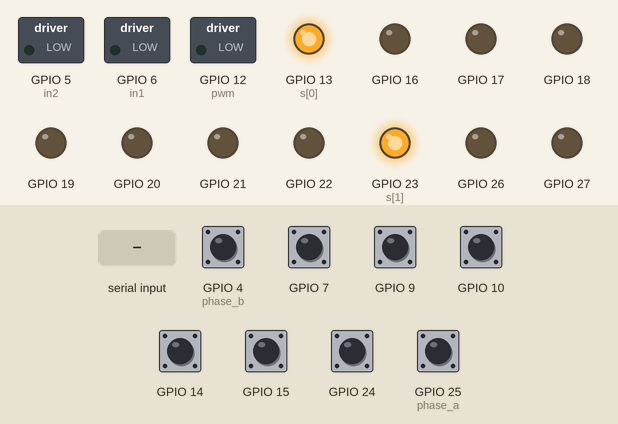
This program was run on a simulated Raspberry Pi (BCM pin numbers). Parts: switched loads named in the program (green lamp = pin HIGH), output pins drawn as LEDs (lit = HIGH). Dashed ring = blinking. The inputs (shaded band) are chosen by the test bench; at power-on: GPIO 4 (phase_b), GPIO 7, GPIO 9, GPIO 10, GPIO 14, GPIO 15, GPIO 24, GPIO 25 (phase_a) HIGH. What the program prints to the terminal is not drawn. At 17.3 s the program stops and its outputs stay as they are.

Above: at 4.7 s.
4.8 s: "n" typed at the terminal, then Enter
At 6.4 s:
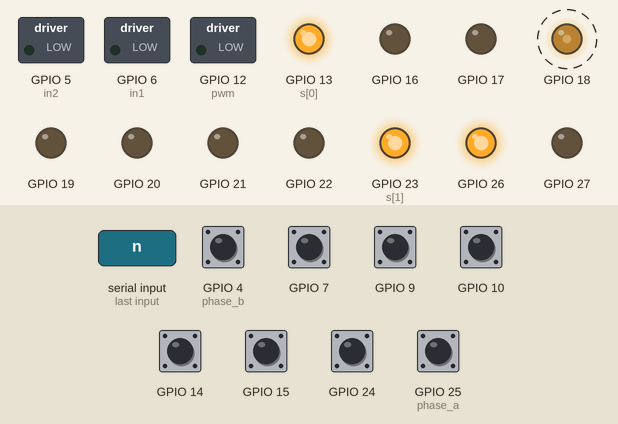
7.8 s: "s" typed at the terminal, then Enter
At 9.7 s:
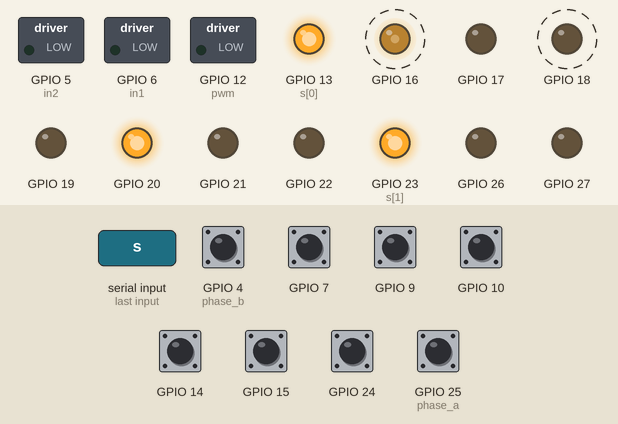
10.8 s: "skip" typed at the terminal, then Enter
At 13.7 s:
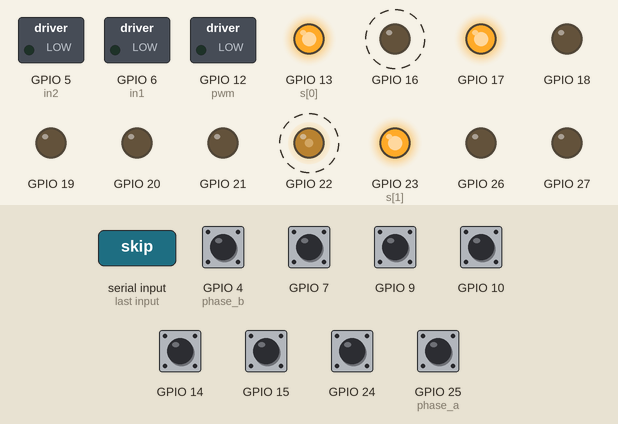
13.8 s: "y" typed at the terminal, then Enter
At 18.5 s:
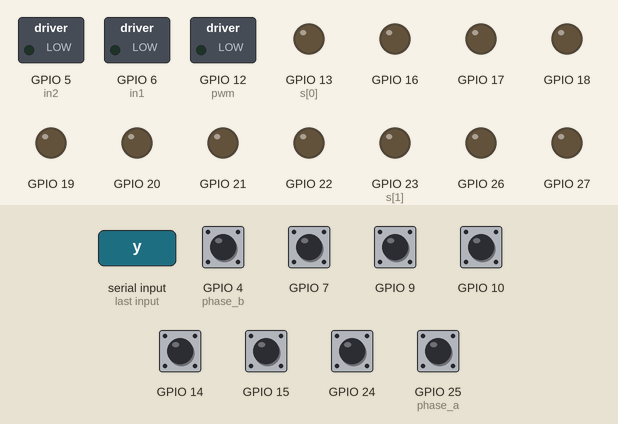
Timing chart, 0 to 18.8 s (numbered marks = the images above; inputs shaded):
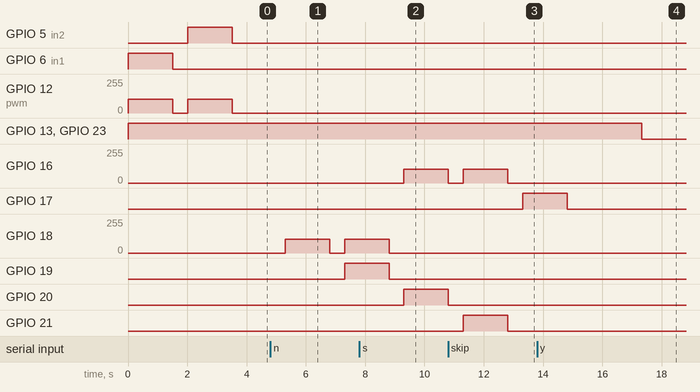

Measured:
- after the input at 4.8 s, GPIO 18: 0/255 → 102/255 after 0.50 s, → 0/255 1.5 s later, → 102/255 0.50 s later; GPIO 19: LOW → HIGH after 2.5 s; GPIO 26: LOW → HIGH after 0.50 s, → LOW 1.5 s later
- after the input at 7.8 s, GPIO 16: 0/255 → 102/255 after 1.5 s; GPIO 20: LOW → HIGH after 1.5 s
- after the input at 10.8 s, GPIO 17: LOW → HIGH after 2.5 s; GPIO 22: 0/255 → 102/255 after 2.5 s
- after the input at 13.8 s, GPIO 13 (s[0]), GPIO 23 (s[1]): HIGH → LOW after 3.5 s

The program:

calibrate_motors.py
```python
#!/usr/bin/env python3
"""
Motor direction calibration tool for VECTOR NAV.
Tests each motor individually and reports encoder direction.

Run inside the Docker container:
  docker exec -it vector-control python3 /ros2_ws/src/vector_control/vector_control/calibrate_motors.py
"""

import time
import threading
import glob as _glob

import gpiozero
from gpiozero import PWMOutputDevice, DigitalOutputDevice, Button
from gpiozero.pins.lgpio import LGPIOFactory

# --- Auto-detect gpiochip ---
for _chip in sorted(
    set(int(c.replace('/dev/gpiochip', ''))
        for c in _glob.glob('/dev/gpiochip*')),
    reverse=True,
):
    try:
        gpiozero.Device.pin_factory = LGPIOFactory(chip=_chip)
        break
    except Exception:
        continue

# --- Pin definitions (matching test_motors.py on Pi) ---
MOTORS = {
    'LF': {'pwm': 12, 'in1': 6,  'in2': 5},
    'LR': {'pwm': 18, 'in1': 26, 'in2': 19},
    'RF': {'pwm': 16, 'in1': 20, 'in2': 21},
    'RR': {'pwm': 22, 'in1': 17, 'in2': 27},
}

ENCODERS = {
    'LF': {'a': 25, 'b': 4},
    'LR': {'a': 24, 'b': 14},
    'RF': {'a': 15, 'b': 7},
    'RR': {'a': 10, 'b': 9},
}

STBY_PINS = [13, 23]

PWM_FREQ = 1000
TEST_SPEED = 0.4   # 40% duty
TEST_DURATION = 1.5  # seconds


def main():
    print('=' * 50)
    print(' VECTOR NAV — Motor Direction Calibration')
    print('=' * 50)
    print()
    print('This will spin each motor one at a time.')
    print('Observe which direction the wheel turns and')
    print('report whether it matches the expected direction.')
    print()
    print('Convention (looking from BEHIND the robot):')
    print('  FORWARD = wheel pushes robot forward')
    print('  LF/LR = left side,  RF/RR = right side')
    print()

    # Enable standby pins
    stbys = []
    for pin in STBY_PINS:
        s = DigitalOutputDevice(pin)
        s.on()
        stbys.append(s)

    results = {}

    for name, pins in MOTORS.items():
        print(f'--- Testing {name} ---')

        # Setup motor
        pwm = PWMOutputDevice(pins['pwm'], frequency=PWM_FREQ)
        in1 = DigitalOutputDevice(pins['in1'])
        in2 = DigitalOutputDevice(pins['in2'])

        # Setup encoder
        enc_pins = ENCODERS[name]
        ticks = 0
        lock = threading.Lock()
        phase_b = Button(enc_pins['b'], pull_up=True, bounce_time=None)
        phase_a = Button(enc_pins['a'], pull_up=True, bounce_time=None)

        def on_tick():
            nonlocal ticks
            direction = 1 if phase_b.is_pressed else -1
            with lock:
                ticks += direction

        phase_a.when_pressed = on_tick

        # --- Test: IN1=on, IN2=off (what set_speed(+) does) ---
        print(f'  Spinning {name}: IN1=ON, IN2=OFF (positive speed)...')
        ticks = 0
        in1.on()
        in2.off()
        pwm.value = TEST_SPEED
        time.sleep(TEST_DURATION)
        pwm.value = 0
        in1.off()
        in2.off()

        with lock:
            fwd_ticks = ticks

        print(f'  Encoder ticks: {fwd_ticks}')
        if fwd_ticks > 0:
            print(f'  → Encoder reads POSITIVE (forward)')
        elif fwd_ticks < 0:
            print(f'  → Encoder reads NEGATIVE (backward)')
        else:
            print(f'  → No encoder ticks detected!')

        time.sleep(0.5)

        # --- Test: IN1=off, IN2=on (what set_speed(-) does) ---
        print(f'  Spinning {name}: IN1=OFF, IN2=ON (negative speed)...')
        ticks = 0
        in1.off()
        in2.on()
        pwm.value = TEST_SPEED
        time.sleep(TEST_DURATION)
        pwm.value = 0
        in1.off()
        in2.off()

        with lock:
            rev_ticks = ticks

        print(f'  Encoder ticks: {rev_ticks}')
        if rev_ticks < 0:
            print(f'  → Encoder reads NEGATIVE (backward)')
        elif rev_ticks > 0:
            print(f'  → Encoder reads POSITIVE (forward)')
        else:
            print(f'  → No encoder ticks detected!')

        print()

        # Ask user
        while True:
            answer = input(
                f'  Did {name} move FORWARD with positive speed? (y/n/skip): '
            ).strip().lower()
            if answer in ('y', 'n', 's', 'skip'):
                break

        results[name] = {
            'fwd_ticks': fwd_ticks,
            'rev_ticks': rev_ticks,
            'correct': answer == 'y',
            'skipped': answer in ('s', 'skip'),
        }

        # Cleanup motor/encoder
        pwm.close()
        in1.close()
        in2.close()
        phase_a.close()
        phase_b.close()

        time.sleep(0.5)

    # --- Summary ---
    print()
    print('=' * 50)
    print(' RESULTS')
    print('=' * 50)
    print(f'  {"Motor":<6} {"Fwd Ticks":>10} {"Rev Ticks":>10} {"Direction":>12}')
    print('  ' + '-' * 42)
    for name, r in results.items():
        if r['skipped']:
            status = 'SKIPPED'
        elif r['correct']:
            status = 'OK'
        else:
            status = 'REVERSED'
        print(f'  {name:<6} {r["fwd_ticks"]:>10} {r["rev_ticks"]:>10} {status:>12}')

    # --- Suggest fixes ---
    reversed_motors = [n for n, r in results.items() if not r['correct'] and not r['skipped']]
    if reversed_motors:
        print()
        print('  Motors with wrong direction:', ', '.join(reversed_motors))
        print('  Fix: swap IN1/IN2 pins for these motors in motor_driver_node.py')
    else:
        print()
        print('  All motors OK!')

    # Cleanup
    for s in stbys:
        s.off()
        s.close()


if __name__ == '__main__':
    main()
```
